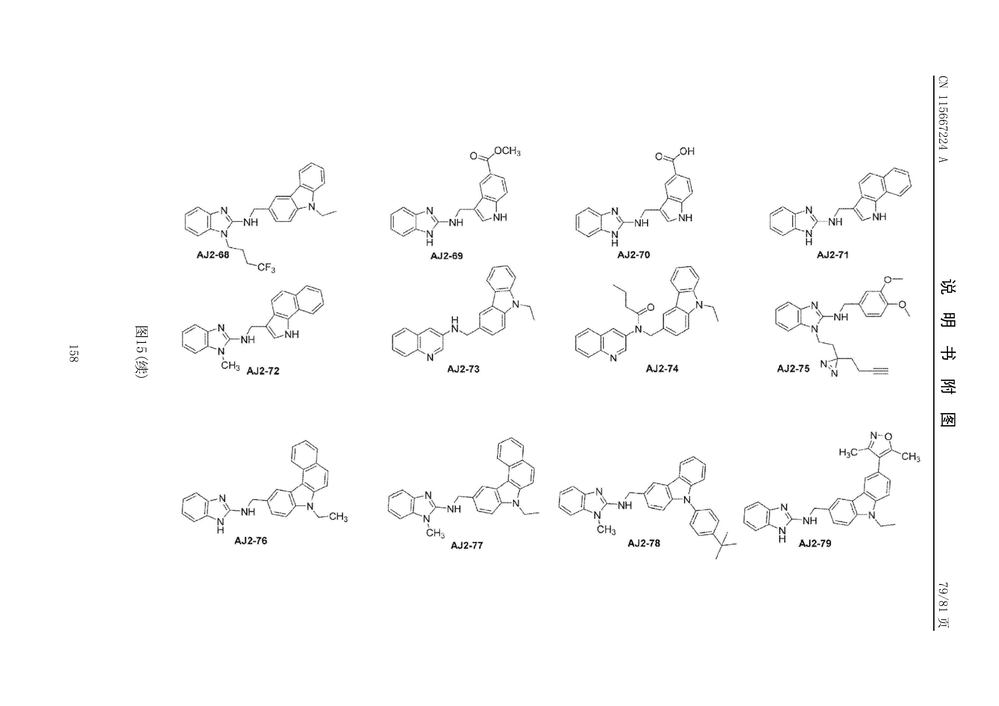
#> input picture assets/test_image3_rotation.png, 999 x 706 px, shrunk from 3508 x 2479 before the run
$ python Document_Orientation_Detection_with_cv2.py
#> lines starting #> are read from the running program, lines starting #| are printed output that depends on the picture; after the words box and inside, x2 and y2 are one past the last pixel; in counts of white or black regions, pixels touching at a corner belong together; long printed decimals are rounded
#> further down, image is the input picture: PIL image 999x706 RGB; min 0, max 255, mean 251.8
import cv2
import numpy as np
from PIL import Image

## ref:## ref:https://www.kaggle.com/code/ritvik1909/document-orientation-correction
def detect_angle(image):
    gray = cv2.cvtColor(image, cv2.COLOR_RGB2GRAY)
    ret, thresh = cv2.threshold(gray, 0, 255, cv2.THRESH_BINARY_INV | cv2.THRESH_OTSU)
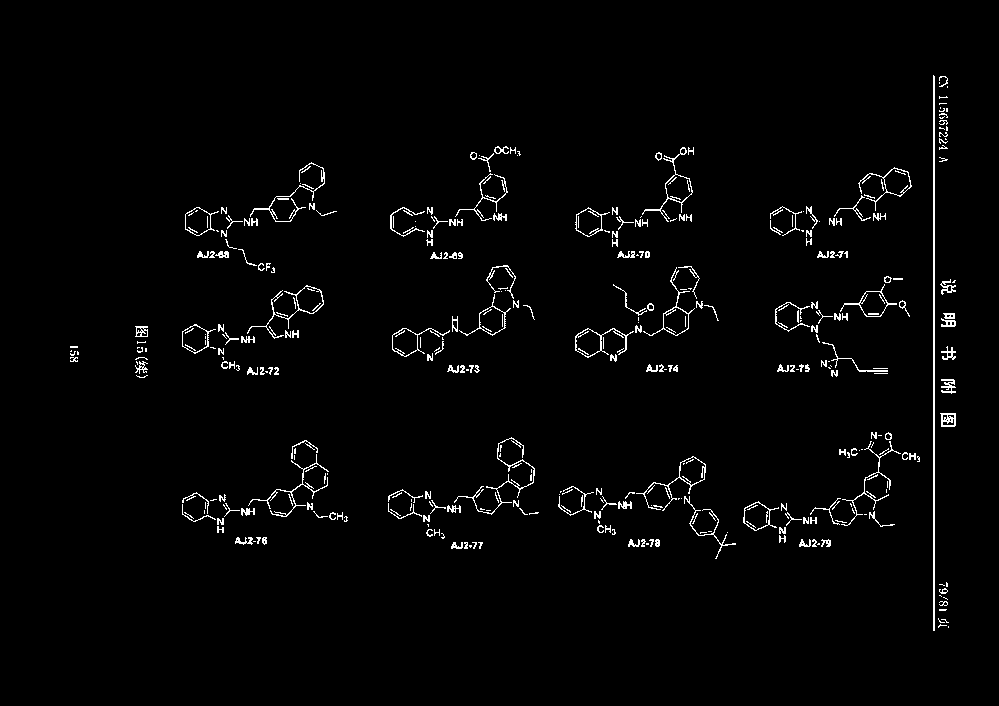
#> thresh: shape (706, 999); 2.1% white in thin lines or dots, all inside (x1, y1, x2, y2) = (70, 75, 956, 631)
#> ret = 188
    coords = np.column_stack(np.where(thresh > 0))
#> coords = 14485 pairs, first value 75 to 630, second value 70 to 955
    angle = cv2.minAreaRect(coords)[-1]
#> angle = -90
    angle = -angle
#> angle = 90
    print(f"angle:{angle}")
#| angle:90.0

if __name__ == "__main__":
    image = Image.open("./assets/test_image3_rotation.png").convert("RGB")
    image_array = np.array(image)
    detect_angle(image_array)

$ run again, with assets/test_image2_rotation.png copied over assets/test_image3_rotation.png
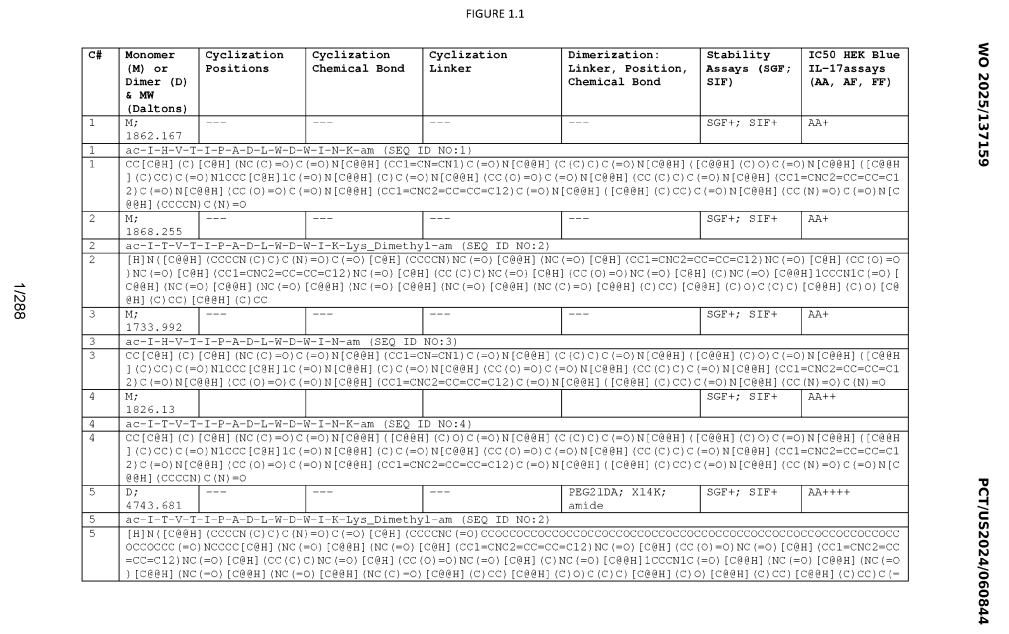
#> input picture assets/test_image2_rotation.png, 1009 x 634 px
#> image is the input picture: PIL image 1009x634 RGB; min 0, max 255, mean 239.9
#> in detect_angle, `ret, thresh = cv2.threshold(gray, 0, 255, cv2.THRESH_BINARY_INV | cv2...`:
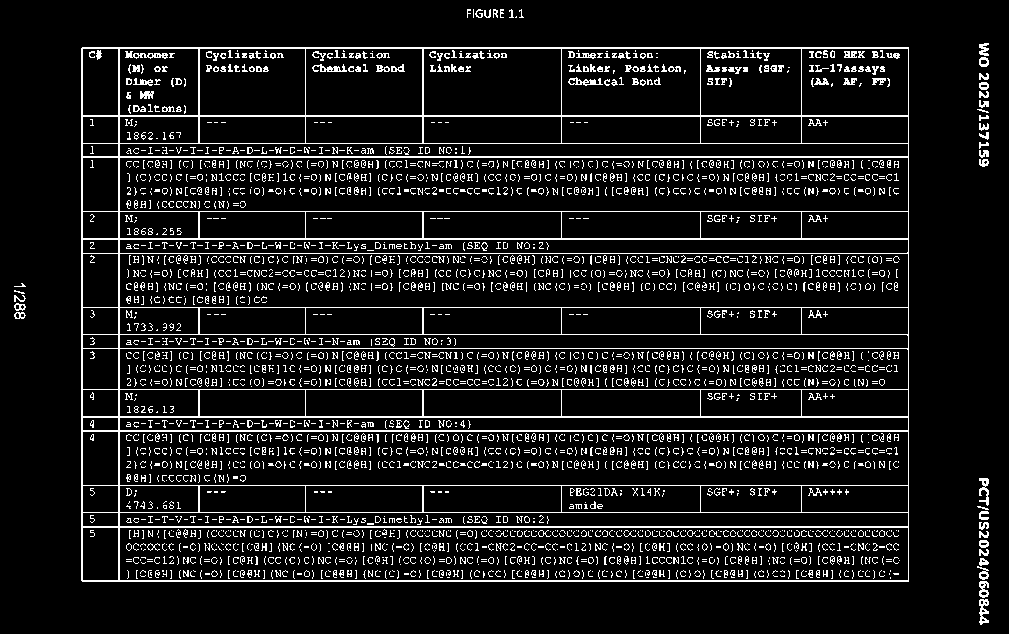
#> thresh: shape (634, 1009); 9.8% white in thin lines or dots
#> ret = 185
#> coords = 62393 pairs, first value 9 to 624, second value 14 to 988
#> in detect_angle, `angle = cv2.minAreaRect(coords)[-1]`: angle = -2.74
#> in detect_angle, `angle = -angle`: angle = 2.74
#| angle:2.741

$ run again, with assets/test_image.png copied over assets/test_image3_rotation.png
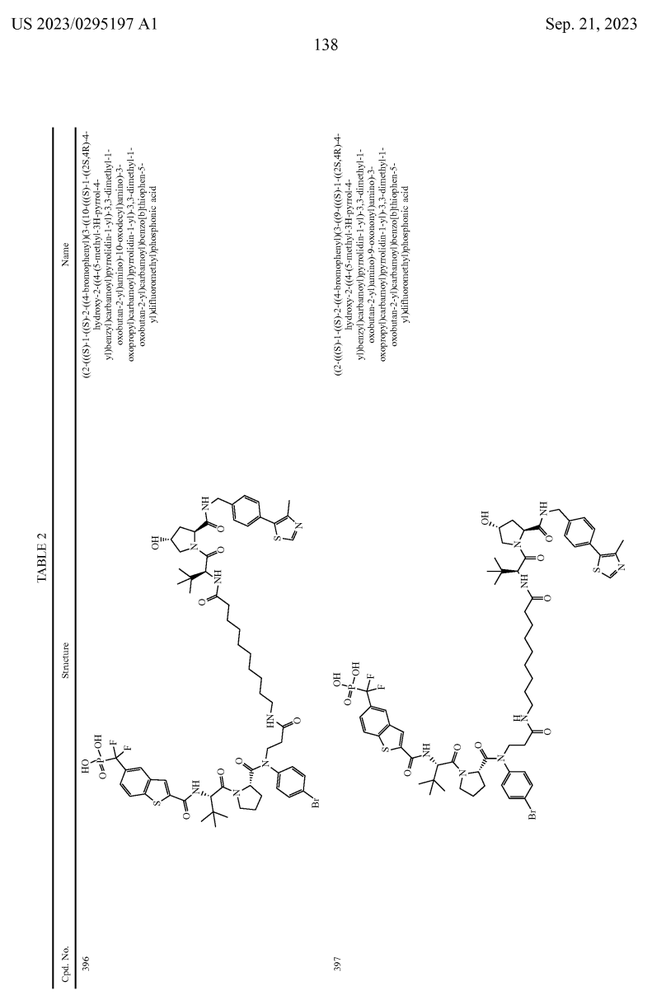
#> input picture assets/test_image.png, 652 x 1000 px, shrunk from 791 x 1214 before the run
#> in detect_angle, `ret, thresh = cv2.threshold(gray, 0, 255, cv2.THRESH_BINARY_INV | cv2...`:
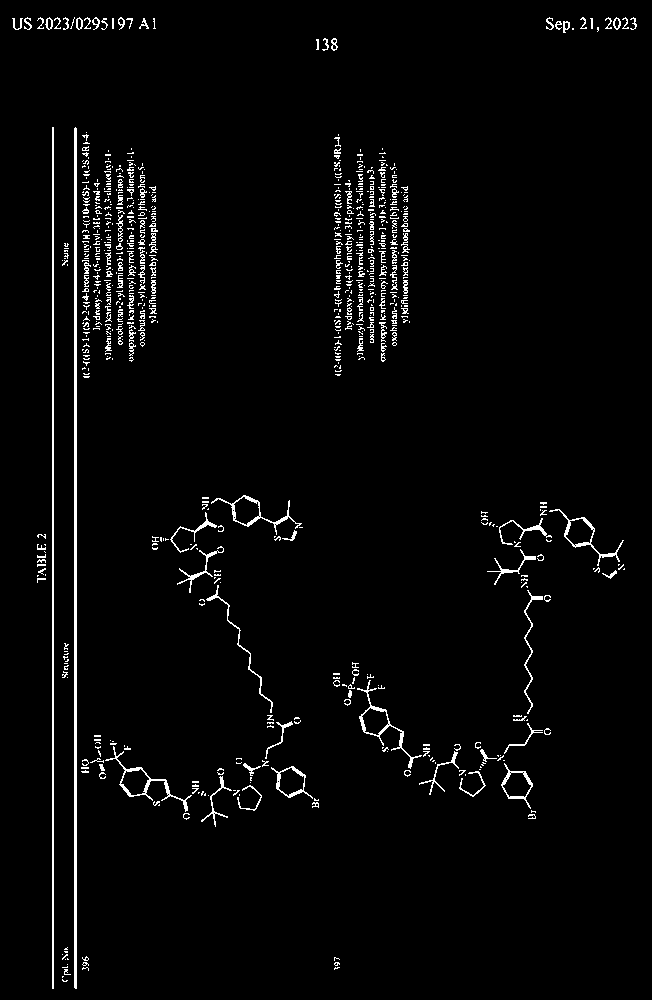
#> thresh: shape (1000, 652); 2.8% white in thin lines or dots
#> ret = 179
#> coords = 18562 pairs, first value 17 to 988, second value 12 to 636
#> in detect_angle, `angle = cv2.minAreaRect(coords)[-1]`: angle = -87.64
#> in detect_angle, `angle = -angle`: angle = 87.64
#| angle:87.639

$ run again, with assets/test_image2.png copied over assets/test_image3_rotation.png
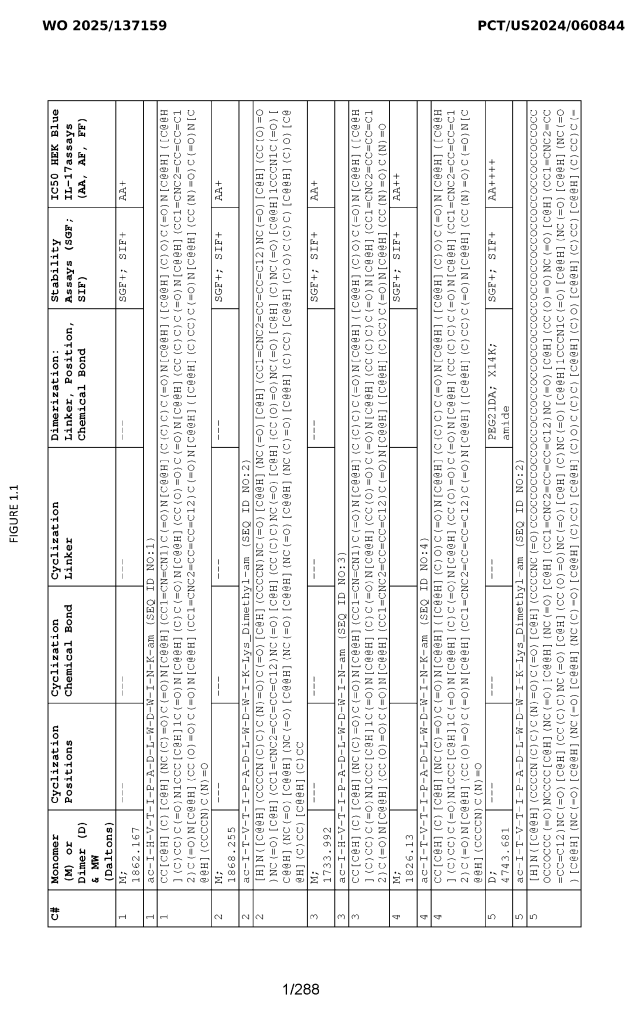
#> input picture assets/test_image2.png, 634 x 1009 px
#> in detect_angle, `ret, thresh = cv2.threshold(gray, 0, 255, cv2.THRESH_BINARY_INV | cv2...`:
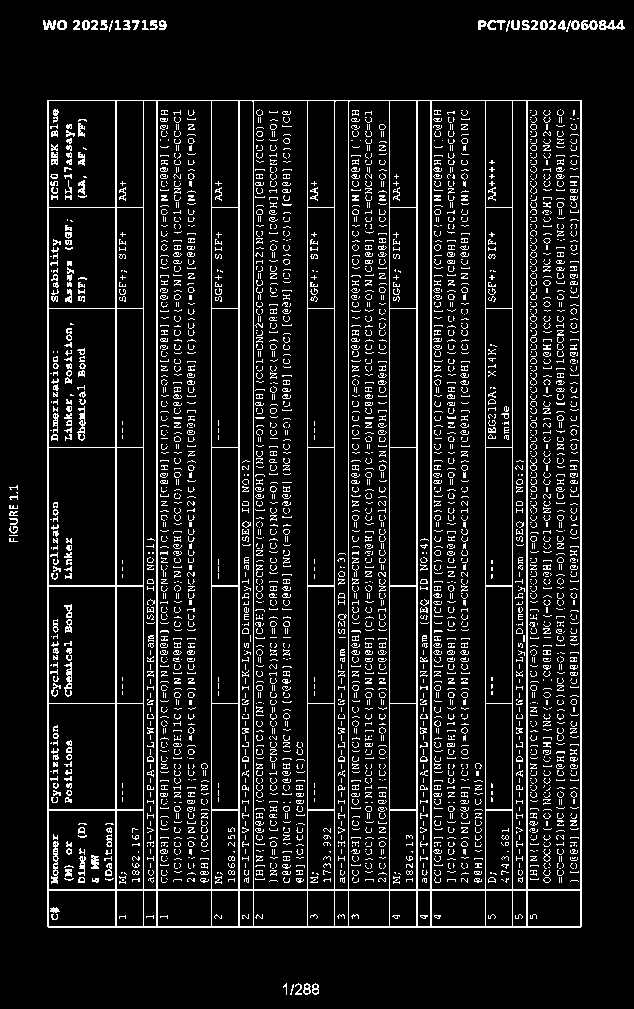
#> thresh: shape (1009, 634); 9.8% white in thin lines or dots
#> ret = 185
#> coords = 62393 pairs, first value 20 to 994, second value 9 to 624
#> in detect_angle, `angle = cv2.minAreaRect(coords)[-1]`: angle = -2.74
#> in detect_angle, `angle = -angle`: angle = 2.74
#| angle:2.741
